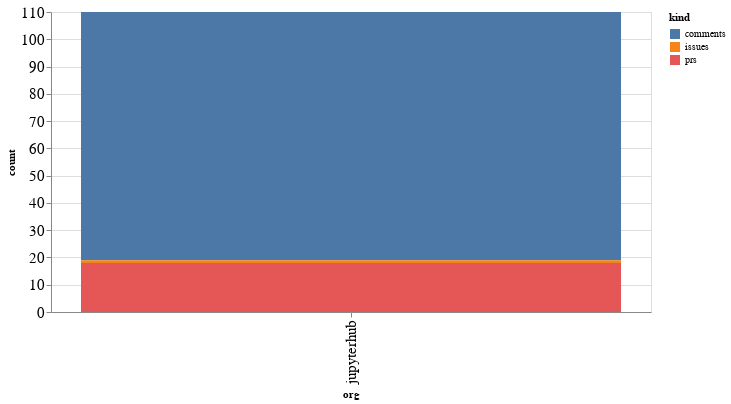

This figure's notebook cell:
### Code cell
alt.Chart(org_summaries, width=600).mark_bar().encode(
    x='org',
    y='count',
    color='kind',
    tooltip="org"
)

### Figure 1 — Vega-Lite specification as saved in the notebook (floating-point values rounded to 4 significant figures)
{"config": {"axisLeft": {"labelFontSize": 15}, "axisBottom": {"labelFontSize": 15}}, "data": {"name": "data-29b257bd60c6020573e3d48d71773c5b"}, "mark": "bar", "encoding": {"color": {"type": "nominal", "field": "kind"}, "tooltip": {"type": "nominal", "field": "org"}, "x": {"type": "nominal", "field": "org"}, "y": {"type": "quantitative", "field": "count"}}, "width": 600, "$schema": "https://vega.github.io/schema/vega-lite/v4.8.1.json", "datasets": {"data-29b257bd60c6020573e3d48d71773c5b": [{"org": "jupyterhub", "kind": "comments", "count": 91}, {"org": "jupyterhub", "kind": "issues", "count": 1}, {"org": "jupyterhub", "kind": "prs", "count": 18}]}}
